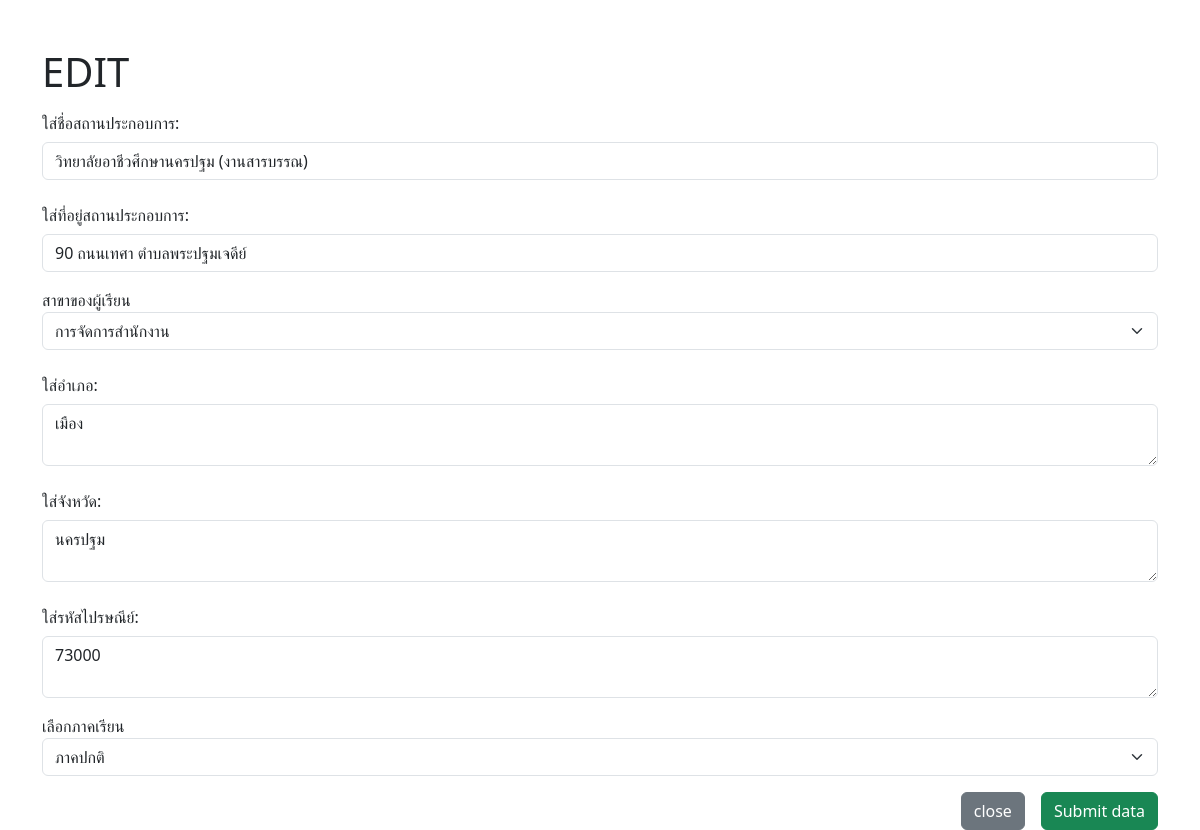
The app's page /edit.php?company_ID=3 with its own data.
### tables this page shows
CREATE TABLE `company_table` (
  `company_ID` int(10) UNSIGNED NOT NULL,
  `company_name` text NOT NULL,
  `company_address` text NOT NULL,
  `faculty_ID` int(11) NOT NULL,
  `ref_position` int(11) NOT NULL,
  `Sub_district` text NOT NULL,
  `district` varchar(255) NOT NULL,
  `zipcode` text DEFAULT NULL
);

### edit.php (the view, shortened to what this page needs)
<?php require 'connect.php'; ?>
<!DOCTYPE html>
<html lang="en">
<head>
    <link rel="stylesheet" href="https://cdn.datatables.net/1.13.1/css/jquery.dataTables.min.css">
    <link href="https://cdn.jsdelivr.net/npm/bootstrap@5.3.0-alpha1/dist/css/bootstrap.min.css" rel="stylesheet">
</head>
<body>
                    <div class="container mt-5">
                        <div class="modal-body">
                        <h1>EDIT</h1>
                            <?php
                                    $id = $_GET['company_ID'];
                                    $sql = "SELECT * FROM company_table JOIN faculty ON company_table.faculty_ID = faculty.faculty_ID JOIN tb_position AS p ON company_table.ref_position = p.ID_position  WHERE company_ID = $id";
                                    $result = mysqli_query($connect,$sql);
                                    $row = mysqli_fetch_assoc ($result); ?>
                                </div>
                            <div class="mb-3">
                                <label for="company_name" class="col-form-label">ใส่ชื่อสถานประกอบการ:</label>
                                <input type="text" class="form-control" name="company_name"  value="<?php echo $row['company_name']; ?>">
                                </div>
                            <div class="mb-3">
                                <label for="company_address" class="col-form-label">ใส่ที่อยู่สถานประกอบการ:</label>
                                <input class="form-control" name="company_address"  value="<?php echo $row['company_address']; ?>">
                                </div>
                            <div class="mb-3">
                                <label for="faculty_option">สาขาของผู้เรียน</label>
                                    <select class="form-select" aria-label="Default select example" name = "faculty_option"  >
                                        <option value="1" <?php if ($row["Faculty_NAME"] == "การจัดการสำนักงาน") {
                                                             echo "SELECTED";
                                                            } ?>>การจัดการสำนักงาน</option>
                                    </select>
                                        </div>
                                <div class="mb-3">
                                <label for="sub_district" class="col-form-label">ใส่อำเภอ:</label>
                                <textarea class="form-control" name="sub_district" ><?php echo $row['Sub_district']; ?></textarea>
                                    </div>
                                <div class="mb-3">
                                <label for="district" class="col-form-label">ใส่จังหวัด:</label>
                                <textarea class="form-control" name="district" ><?php echo $row['district']; ?></textarea>
                                    </div>
                                <div class="mb-3">
                                <label for="zipcode" class="col-form-label">ใส่รหัสไปรษณีย์:</label>
                                <textarea class="form-control" name="zipcode" ><?php echo $row['zipcode']; ?></textarea>
                                    </div>
                                    <div class="mb-3">
                                    <label for="select">เลือกภาคเรียน</label><br/>
                                    <select class="form-select" aria-label="Default select example" name = "position" id="position"  >
                                        <option value="1" <?php  if ($row["name_position"] == "ภาคปกติ"){
                                            echo "SELECTED";
                                        }?>>ภาคปกติ</option>
                                    </select>
                                    </div>
                                <div class="modal-footer">
                                <a class="btn btn-secondary me-3" href="admin_page.php">close</a>
                                <button type="submit" name="submit" class="btn btn-success ">Submit data</button>
                            </div>
                        </div>
</body>
</html>

### records on screen
company_table: company_name "วิทยาลัยอาชีวศึกษานครปฐม (งานสารบรรณ)", company_address "90 ถนนเทศา ตำบลพระปฐมเจดีย์", sub_district "เมือง", district "นครปฐม", zipcode "73000"
